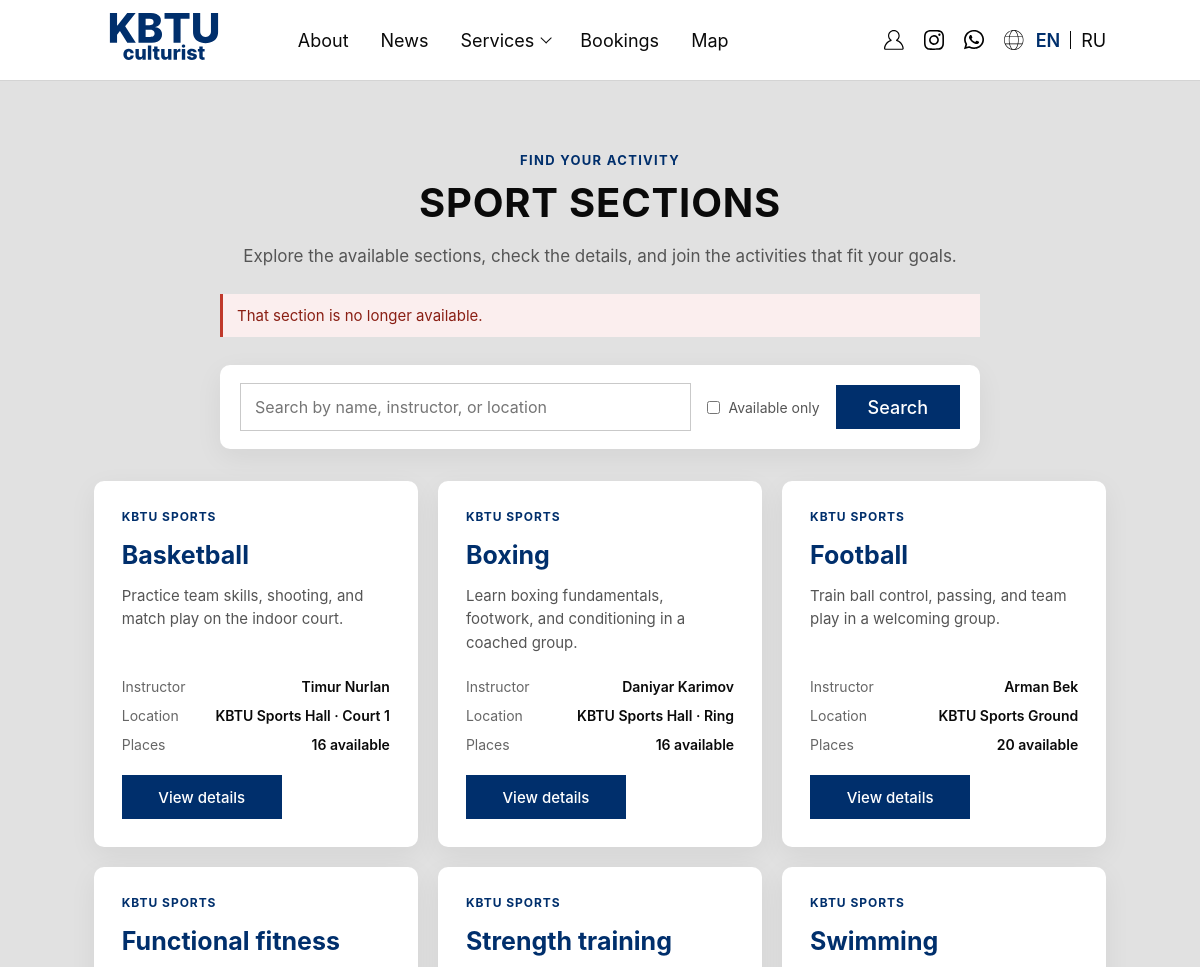
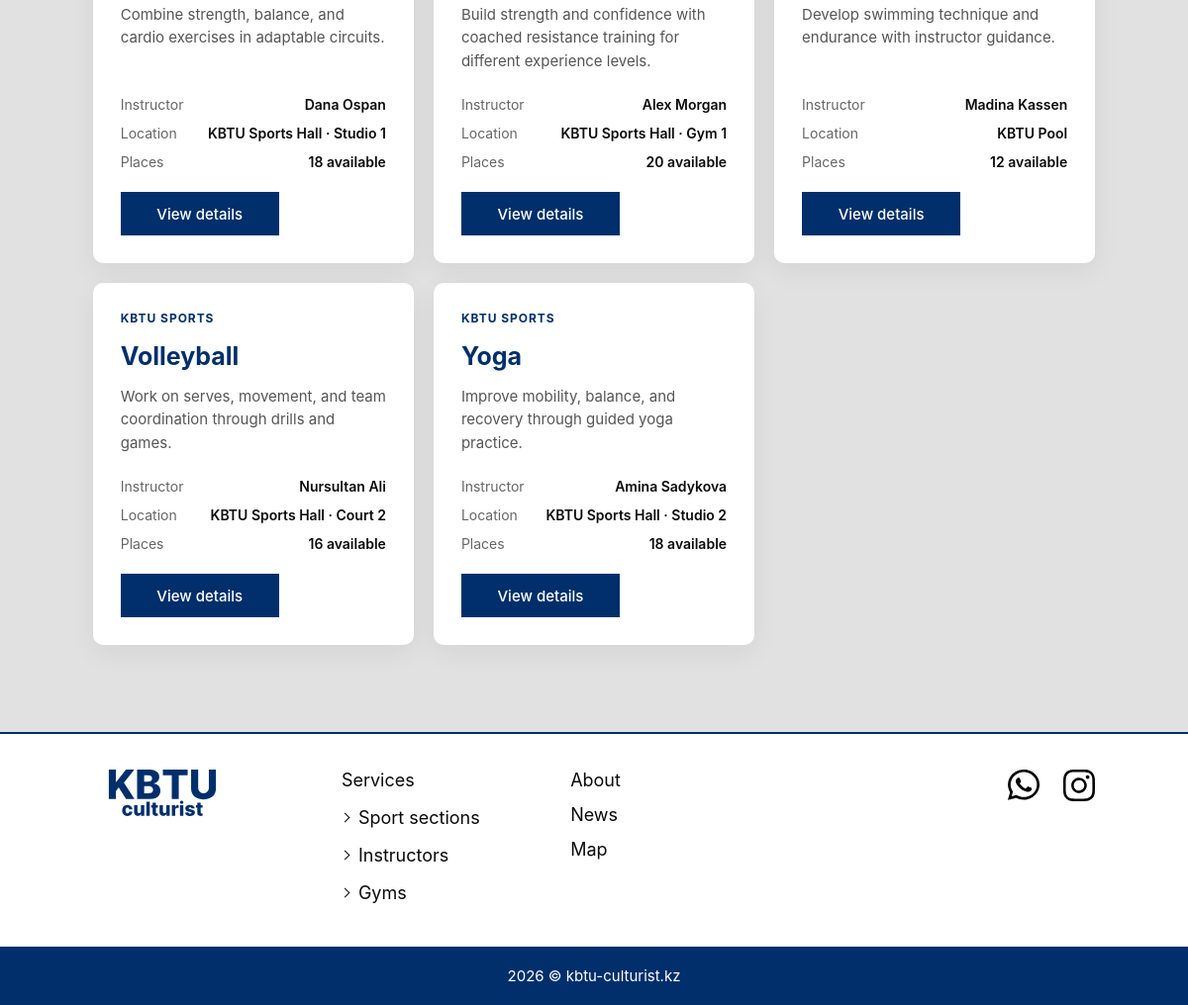
The page /sections.php?status=unavailable on the database its author committed (2 pictures, top to bottom).
### tables this page shows
CREATE TABLE IF NOT EXISTS sports_sections (
    id          INT UNSIGNED NOT NULL AUTO_INCREMENT,
    slug        VARCHAR(80) NOT NULL,
    name        VARCHAR(120) NOT NULL,
    description TEXT NOT NULL,
    instructor  VARCHAR(120) NOT NULL,
    location    VARCHAR(160) NOT NULL,
    capacity    SMALLINT UNSIGNED NOT NULL DEFAULT 20,
    is_active   TINYINT(1) NOT NULL DEFAULT 1,
    created_at  TIMESTAMP NOT NULL DEFAULT CURRENT_TIMESTAMP,
    PRIMARY KEY (id),
    UNIQUE KEY uq_sports_sections_slug (slug)
);

### includes/session.php (called while the page is built, shortened)
<?php
function url(string $path): string
{
    return APP_BASE . '/' . ltrim($path, '/');
}
function current_user(): ?array
{
    return $_SESSION['user'] ?? null;
}
function asset(string $path): string
{
    $file = dirname(__DIR__) . '/' . ltrim($path, '/');
    $version = is_file($file) ? filemtime($file) : time();
    return e(url($path) . '?v=' . $version);
}
function e(?string $value): string
{
    return htmlspecialchars((string) $value, ENT_QUOTES, 'UTF-8');
}

### includes/db.php (called while the page is built, shortened)
<?php
function db(): PDO
{
    static $pdo = null;
    if ($pdo === null) {
        $dsn = 'mysql:host=' . DB_HOST . ';port=' . DB_PORT . ';dbname=' . DB_NAME . ';charset=utf8mb4';
        $pdo = new PDO($dsn, DB_USER, DB_PASS, [
            PDO::ATTR_ERRMODE            => PDO::ERRMODE_EXCEPTION,
            PDO::ATTR_DEFAULT_FETCH_MODE => PDO::FETCH_ASSOC,
            PDO::ATTR_EMULATE_PREPARES   => false,
        ]);
    }
    return $pdo;
}

### sections.php (the view, shortened to what this page needs)
<?php
require __DIR__ . '/includes/session.php';
require __DIR__ . '/includes/db.php';
$userId = (int) (current_user()['id'] ?? 0);
$query = trim((string) ($_GET['q'] ?? ''));
$availableOnly = isset($_GET['available']);
$sql = "SELECT s.*,
               COUNT(DISTINCT CASE WHEN m.status = 'active' THEN m.user_id END) AS active_members,
               MAX(CASE WHEN m.user_id = ? AND m.status = 'active' THEN 1 ELSE 0 END) AS has_membership
        FROM sports_sections s
        LEFT JOIN section_memberships m ON m.section_id = s.id
        WHERE s.is_active = 1";
$params = [$userId];
$sql .= " GROUP BY s.id ORDER BY s.name";
$stmt = db()->prepare($sql);
$stmt->execute($params);
$sections = $stmt->fetchAll();
$messages = [
    'joined' => ['success', 'You have joined the section. Choose a class from its schedule.'],
    'left' => ['success', 'You have left the section. Future class bookings were cancelled.'],
    'section_full' => ['error', 'This section is full.'],
    'already_member' => ['error', 'You are already a member of this section.'],
    'session_expired' => ['error', 'Your session has expired. Please try again.'],
    'invalid_request' => ['error', 'The request could not be completed. Please try again.'],
    'unavailable' => ['error', 'That section is no longer available.'],
];
$notice = $messages[$_GET['status'] ?? ''] ?? null;
require __DIR__ . '/includes/header.php';
?>
        <main class="catalog-section">
            <div class="container">
                <div class="catalog-heading">
                    <p class="eyebrow">Find your activity</p>
                    <h1 class="section-title">Sport sections</h1>
                    <p>Explore the available sections, check the details, and join the activities that fit your goals.</p>
                </div>
                <?php if ($notice): ?>
                    <div class="form-alert <?= e($notice[0]) ?>" role="status"><?= e($notice[1]) ?></div>
                <?php endif; ?>
                <form method="get" class="search-bar">
                    <input type="search" name="q" class="form-input" placeholder="Search by name, instructor, or location" value="<?= e($query) ?>">
                    <label class="search-checkbox">
                        <input type="checkbox" name="available" value="1" <?= $availableOnly ? 'checked' : '' ?>>
                        Available only
                    </label>
                    <button type="submit" class="btn btn-navy">Search</button>
                </form>
                <?php if (!$sections): ?>
                    <div class="empty-state"><?= $query !== '' || $availableOnly ? 'No sections match your search.' : 'There are no active sport sections yet.' ?></div>
                <?php else: ?>
                    <div class="section-grid">
                        <?php foreach ($sections as $section): ?>
                            <article class="section-card">
                                <div class="section-card-body">
                                    <p class="section-card-label">KBTU Sports</p>
                                    <h2><?= e($section['name']) ?></h2>
                                    <p><?= e($section['description']) ?></p>
                                    <dl class="section-card-meta">
                                        <div><dt>Instructor</dt><dd><?= e($section['instructor']) ?></dd></div>
                                        <div><dt>Location</dt><dd><?= e($section['location']) ?></dd></div>
                                        <div><dt>Places</dt><dd><?= max(0, (int) $section['capacity'] - (int) $section['active_members']) ?> available</dd></div>
                                    </dl>
                                </div>
                                <a class="btn btn-navy section-card-link" href="section.php?id=<?= (int) $section['id'] ?>">
                                    <?= (int) $section['has_membership'] === 1 ? 'View schedule' : 'View details' ?>
                                </a>
                            </article>
                        <?php endforeach; ?>
                    </div>
                <?php endif; ?>
            </div>
        </main>
<?php require __DIR__ . '/includes/footer.php'; ?>

### includes/header.php (shortened to what this page needs)
<?php
require_once __DIR__ . '/session.php';
$user = current_user();
?>
<!DOCTYPE HTML>
<html lang="en">
    <head>
        <link rel="stylesheet" href="https://cdn.jsdelivr.net/npm/swiper@11/swiper-bundle.min.css">
        <link rel="stylesheet" href="<?= asset('static/styles/styles.css') ?>">
    </head>
    <body>
        <header class="site-header">
            <div class="container header-inner">
                <a href="<?= e(url('mp.php')) ?>" class="logo"><img src="<?= e(url('static/img/logo.svg')) ?>" alt="KBTU culturist"></a>
                <nav class="main-nav">
                    <a href="<?= e(url('mp.php')) ?>#about" class="nav-link">About</a>
                    <a href="<?= e(url('mp.php')) ?>#news" class="nav-link">News</a>
                    <div class="nav-dropdown">
                        <a href="<?= e(url('mp.php')) ?>#services" class="nav-link">Services <span class="chevron"></span></a>
                    </div>
                    <a href="<?= e(url('profile.php')) ?>#bookings" class="nav-link">Bookings</a>
                    <a href="#" class="nav-link">Map</a>
                </nav>
                <div class="header-actions">
                    <div class="account-dropdown">
                        <button class="icon-link account-toggle<?= $user ? ' logged-in' : '' ?>" aria-label="Account" aria-haspopup="true" aria-expanded="false">
                            <img src="<?= e(url('static/img/profile-icon.svg')) ?>" alt="">
                        </button>
                    </div>
                    <a href="https://www.instagram.com/kanattuly.br2/" class="icon-link" aria-label="Instagram" target="_blank" rel="noopener noreferrer"><img src="<?= e(url('static/img/instagram-icon.svg')) ?>" alt=""></a>
                    <a href="https://wa.me/77066868040" class="icon-link" aria-label="WhatsApp" target="_blank" rel="noopener noreferrer"><img src="<?= e(url('static/img/whatsapp-icon.svg')) ?>" alt=""></a>
                    <div class="lang-switch">
                        <img src="<?= e(url('static/img/globe-icon.svg')) ?>" alt="">
                        <a href="#" class="active">EN</a>
                        <a href="#">RU</a>
                    </div>
                </div>
            </div>
        </header>

### includes/footer.php (shortened to what this page needs)
        <footer class="site-footer">
            <div class="container footer-main">
                <a href="<?= e(url('mp.php')) ?>" class="footer-logo"><img src="<?= e(url('static/img/logo.svg')) ?>" alt="KBTU culturist"></a>
                <div class="footer-col">
                    <a href="<?= e(url('mp.php')) ?>#services">Services</a>
                    <ul class="footer-sublinks">
                        <li><a href="<?= e(url('sections.php')) ?>">Sport sections</a></li>
                        <li><a href="#">Instructors</a></li>
                        <li><a href="#">Gyms</a></li>
                    </ul>
                </div>
                <div class="footer-col">
                    <a href="<?= e(url('mp.php')) ?>#about">About</a>
                    <a href="<?= e(url('mp.php')) ?>#news">News</a>
                    <a href="#">Map</a>
                </div>
                <div class="footer-socials">
                    <a href="https://wa.me/77066868040" class="icon-link" aria-label="WhatsApp" target="_blank" rel="noopener noreferrer"><img src="<?= e(url('static/img/whatsapp-icon.svg')) ?>" alt=""></a>
                    <a href="https://www.instagram.com/kanattuly.br2/" class="icon-link" aria-label="Instagram" target="_blank" rel="noopener noreferrer"><img src="<?= e(url('static/img/instagram-icon.svg')) ?>" alt=""></a>
                </div>
            </div>
            <div class="footer-bottom"><?= date('Y') ?> © kbtu-culturist.kz</div>
        </footer>
    </body>
</html>

### rows shown on the page
sports_sections: name "Basketball", description "Practice team skills, shooting, and match play on the indoor court.", instructor "Timur Nurlan", location "KBTU Sports Hall · Court 1", capacity "16"
sports_sections: name "Boxing", description "Learn boxing fundamentals, footwork, and conditioning in a coached group.", instructor "Daniyar Karimov", location "KBTU Sports Hall · Ring", capacity "16"
sports_sections: name "Football", description "Train ball control, passing, and team play in a welcoming group.", instructor "Arman Bek", location "KBTU Sports Ground", capacity "20"
sports_sections: name "Functional fitness", description "Combine strength, balance, and cardio exercises in adaptable circuits.", instructor "Dana Ospan", location "KBTU Sports Hall · Studio 1", capacity "18"
sports_sections: name "Strength training", description "Build strength and confidence with coached resistance training for different experience levels.", instructor "Alex Morgan", location "KBTU Sports Hall · Gym 1", capacity "20"
sports_sections: name "Swimming", description "Develop swimming technique and endurance with instructor guidance.", instructor "Madina Kassen", location "KBTU Pool", capacity "12"
sports_sections: name "Volleyball", description "Work on serves, movement, and team coordination through drills and games.", instructor "Nursultan Ali", location "KBTU Sports Hall · Court 2", capacity "16"
sports_sections: name "Yoga", description "Improve mobility, balance, and recovery through guided yoga practice.", instructor "Amina Sadykova", location "KBTU Sports Hall · Studio 2", capacity "18"

### other values the page prints
$notice[1] "That section is no longer available."
